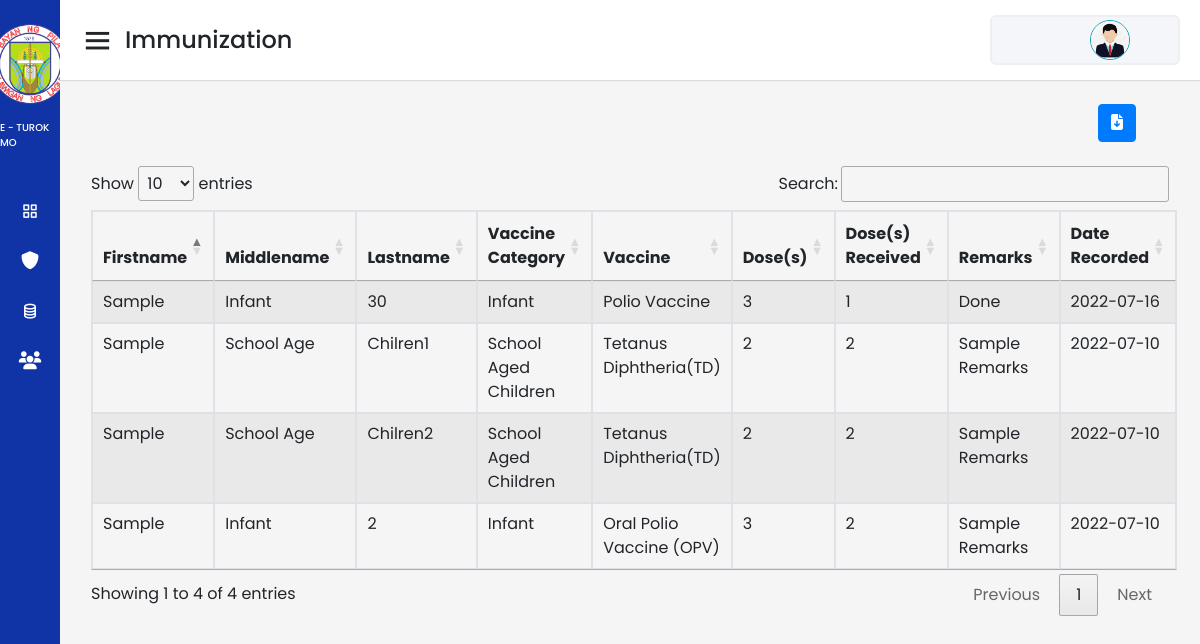
Screenshot of /admin/immunization.php (signed in) with the database file from the repository.
### tables this page shows
CREATE TABLE `immunization` (
  `immunization_id` int(11) NOT NULL,
  `immunization_category_id` int(11) NOT NULL,
  `vaccine_category_id` int(11) NOT NULL,
  `vaccine_id` int(11) NOT NULL,
  `first_name` varchar(20) NOT NULL,
  `middle_name` varchar(20) NOT NULL,
  `last_name` varchar(20) NOT NULL,
  `age` varchar(20) NOT NULL,
  `dob` date NOT NULL,
  `pob` varchar(50) NOT NULL,
  `address` varchar(50) NOT NULL,
  `contact_no` varchar(15) NOT NULL,
  `m_full_name` varchar(50) NOT NULL,
  `f_full_name` varchar(50) NOT NULL,
  `weight` varchar(15) NOT NULL,
  `height` varchar(15) NOT NULL,
  `sex` varchar(10) NOT NULL,
  `vaccine` varchar(80) NOT NULL,
  `doses` int(11) NOT NULL,
  `doses_received` int(11) NOT NULL,
  `first_dose_schedule` varchar(50) NOT NULL,
  `second_dose_schedule` varchar(50) NOT NULL,
  `third_dose_schedule` varchar(50) NOT NULL,
  `remarks` varchar(30) NOT NULL,
  `date_recorded` date NOT NULL
);

CREATE TABLE `immunization_category` (
  `immunization_category_id` int(11) NOT NULL,
  `immunization_category_name` varchar(30) NOT NULL
);

### utilities.php (called while the page is built, shortened)
<?php
function getActiveUserInfo($user_name){
    require("database/database-config.php");
    $selectActiveUser = $sqlConn->query("SELECT * FROM users INNER JOIN user_category ON users.user_id = user_category.user_id WHERE user_name='$user_name' LIMIT 1;");
    while($activeUserInfo = $selectActiveUser->fetch_assoc()):
        $activeUserId = $activeUserInfo['user_id'];
        $activeUserName = $activeUserInfo['user_name'];
        $activeUserFirstName = $activeUserInfo['first_name'];
        $activeUserMiddleName = $activeUserInfo['middle_name'];
        $activeUserLastName = $activeUserInfo['last_name'];
        $activeUserDOB = $activeUserInfo['dob'];
        $activeUserAge = $activeUserInfo['age'];
        $activeUserGender = $activeUserInfo['gender'];
        $activeUserImg = $activeUserInfo['profile_img'];
        $activeUserCategory = $activeUserInfo['user_type'];
        return array('activeUserId'=>$activeUserId,'activeUserName'=>$activeUserName,'activeUserFirstName'=>$activeUserFirstName,'activeUserMiddleName'=>$activeUserMiddleName,'activeUserLastName'=>$activeUserLastName,'activeUserDOB'=>$activeUserDOB,'activeUserAge'=>$activeUserAge,'activeUserGender'=>$activeUserGender,'activeUserImg'=>$activeUserImg,'activeUserCategory'=>$activeUserCategory);
    endwhile;
}

### admin/immunization.php (the view, shortened to what this page needs)
<?php
require("../database/database-config.php");
require_once("../utilities.php");
$activeUser = $_SESSION["admin-logged-in-user"];
$array = getActiveUserInfo($activeUser);
$activeUserImg = $array['activeUserImg'];
?>
<!DOCTYPE html>
<html lang="en" dir="ltr">
  <head>
    <link rel="stylesheet" href="../css/bootstrap.min.css">
    <link rel="stylesheet" href="css/style.css?v=<?php echo time(); ?>">
    <link href='https://unpkg.com/boxicons@2.0.7/css/boxicons.min.css' rel='stylesheet'>
    <link rel="stylesheet" href="https://cdn.datatables.net/1.12.1/css/jquery.dataTables.min.css" />
   </head>
<body>
<div class="sidebar d-flex flex-column">
    <div class="logo-details d-flex flex-column py-4 mb-5">
      <img src="../images/pila_logo.png" alt="" height="80" width="80">
      <span class="logo_name mt-3">E - TUROK MO</span>
    </div>
      <ul class="nav-links py-5">
        <li>
          <a href="dashboard.php">
            <i class='bx bx-grid-alt' ></i>
            <span class="links_name">Dashboard</span>
          </a>
        </li>
        <button class="dropdown-btn" >
          <i class="fa fa-shield"></i>
          <span class="links_name">Immunization</span>
        </button>
       <li>
          <a href="database_backup.php">
            <i class='bx bx-coin-stack' ></i>
            <span class="links_name">Database Backup</span>
          </a>
        </li>
        <li>
          <a href="manage_user.php">
            <i class="fas fa-users"></i>
            <span class="links_name">Manage User</span>
          </a>
        </li>
      </ul>
  </div>
  <section class="main-section">
    <nav>
      <div class="sidebar-button">
        <i class='bx bx-menu sidebarBtn'></i>
        <span class="dashboard">Immunization</span>
      </div>
      <div class="profile-details d-flex justify-content-end pr-5">
        <div class="dropdown">
          <?php
          if(empty($activeUserImg)){
            $activeUserImg = "../user_profile_img/default_profile.jpg";
          }
          else{
            $activeUserImg = "../user_profile_img/". $activeUserImg;
          }
          ?>
          <img src="<?php echo $activeUserImg; ?>"  class="dropdown-toggle border border-info rounded-circle border-5" alt="" id="dropdownMenuButton" data-toggle="dropdown" aria-haspopup="true" aria-expanded="false" style="cursor:pointer;" height="50" width="50">
      </div>
      </div>
    </nav>
    <div class="main-content mx-2 px-2">
      <div class="container-fluid">
        <div class="row ">
          <div class="col d-flex align-items-center justify-content-end pr-5">
            <button type="button" class="btn btn-primary" data-toggle="modal" data-target="#exportImmunization" ><i class="fas fa-file-download"></i></button>
          </div>
        </div>
      </div>
      <div class="container-fluid mt-4 ">
      <table id="immunization_list" class="table table-striped table-bordered">
        <thead class="text-center">
            <tr>
                <th>Firstname</th>
                <th>Middlename</th>
                <th>Lastname</th>
                <th>Vaccine Category</th>
                <th>Vaccine</th>
                <th>Dose(s)</th>
                <th>Dose(s) Received</th>
                <th>Remarks</th>
                <th>Date Recorded</th>
            </tr>
        </thead>
        <tbody >
            <?php
            $selectAllImmunization = $sqlConn->query("SELECT * FROM immunization INNER JOIN immunization_category ON immunization.immunization_category_id = immunization_category.immunization_category_id ORDER BY date_recorded DESC;");
            while($row = mysqli_fetch_array($selectAllImmunization)):?>
            <tr>
                <td><?php echo $row['first_name']; ?></td>
                <td><?php echo $row['middle_name']; ?></td>
                <td><?php echo $row['last_name']; ?></td>
                <td><?php echo $row['immunization_category_name']; ?></td>
                <td><?php echo $row['vaccine']; ?></td>
                <td><?php echo $row['doses']; ?></td>
                <td><?php echo $row['doses_received']; ?></td>
                <td><?php echo $row['remarks']; ?></td>
                <td><?php echo $row['date_recorded']; ?></td>
            </tr>
            <?php endwhile;?>
        </tbody>
        </table>
      </div>
    </div>
  </section>

### admin/css/style.css (style rules this page uses)
* { margin: 0; padding: 0; box-sizing: border-box; font-family: 'Poppins', sans-serif; }
.sidebar { position: fixed; height: 100%; width: 240px; background: #1034a6; transition: all 0.5s ease; }
.sidebar .logo-details { height: 80px; display: flex; align-items: center; }
.sidebar .logo-details .logo_name { color: #fff; font-size: 24px; font-weight: 500; }
.sidebar .nav-links { margin-top: 10px; }
.sidebar .nav-links li { position: relative; list-style: none; height: 50px; }
.sidebar .nav-links li a { height: 100%; width: 100%; display: flex; align-items: center; text-decoration: none; transition: all 0.4s ease; }
.sidebar .nav-links li i { min-width: 60px; text-align: center; font-size: 18px; color: #fff; }
.sidebar .nav-links li a .links_name { color: #fff; font-size: 15px; font-weight: 400; white-space: nowrap; }
.main-section { position: relative; background: #f5f5f5; min-height: 100vh; width: calc(100% - 240px); left: 240px; transition: all 0.5s ease; }
.main-section nav { display: flex; justify-content: space-between; height: 80px; background: #fff; display: flex; align-items: center; position: fixed; width: calc(100% - 240px); left: 240px; z-index: 100; padding: 0 20px; box-shadow: 0 1px 1px rgba(0, 0, 0, 0.1); transition: all 0.5s ease; }
.main-section nav .sidebar-button { display: flex; align-items: center; font-size: 24px; font-weight: 500; }
nav .sidebar-button i { font-size: 35px; margin-right: 10px; }
.main-section nav .profile-details { display: flex; align-items: center; background: #F5F6FA; border: 2px solid #EFEEF1; border-radius: 6px; height: 50px; min-width: 190px; padding: 0 15px 0 2px; }
nav .profile-details img { height: 40px; width: 40px; border-radius: 6px; object-fit: cover; }
.main-section .main-content { position: relative; padding-top: 104px; }
.dropdown-btn { height: 50px; display: flex; align-items: center; text-decoration: none; transition: all 0.4s ease; cursor: pointer; width: 100%; background-color: #1034a6; border: none; outline: none; }
.dropdown-btn i { min-width: 60px; text-align: center; font-size: 18px; color: #fff; }
.dropdown-btn .links_name { color: #fff; font-size: 15px; font-weight: 400; white-space: nowrap; }
@media (max-width: 1240px) { .sidebar .logo-details .logo_name { margin-top: 20px; font-size: 10px; } }
@media (max-width: 1240px) { .sidebar { width: 60px; } }
@media (max-width: 1240px) { .main-section { width: calc(100% - 60px); left: 60px; } }
@media (max-width: 1240px) { .main-section nav { width: calc(100% - 60px); left: 60px; } }

### rows the page displays
immunization: first_name "Sample", middle_name "Infant", last_name "30", immunization_category.immunization_category_name "Infant", vaccine "Polio Vaccine", doses "3", doses_received "1", remarks "Done", date_recorded "2022-07-16"
immunization: first_name "Sample", middle_name "School Age", last_name "Chilren1", immunization_category.immunization_category_name "School Aged Children", vaccine "Tetanus Diphtheria(TD)", doses "2", doses_received "2", remarks "Sample Remarks", date_recorded "2022-07-10"
immunization: first_name "Sample", middle_name "School Age", last_name "Chilren2", immunization_category.immunization_category_name "School Aged Children", vaccine "Tetanus Diphtheria(TD)", doses "2", doses_received "2", remarks "Sample Remarks", date_recorded "2022-07-10"
immunization: first_name "Sample", middle_name "Infant", last_name "2", immunization_category.immunization_category_name "Infant", vaccine "Oral Polio Vaccine (OPV)", doses "3", doses_received "2", remarks "Sample Remarks", date_recorded "2022-07-10"
